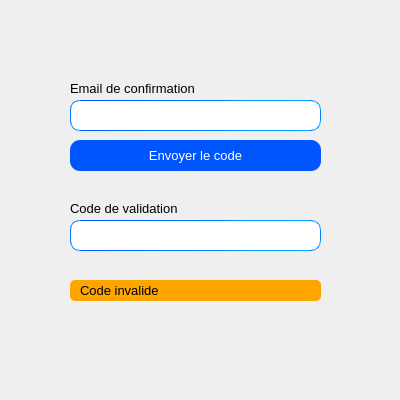
<?xml version="1.0" encoding="UTF-8"?>
<ui version="4.0">
 <class>Form</class>
 <widget class="QWidget" name="Form">
  <property name="geometry">
   <rect>
    <x>0</x>
    <y>0</y>
    <width>400</width>
    <height>400</height>
   </rect>
  </property>
  <property name="minimumSize">
   <size>
    <width>400</width>
    <height>400</height>
   </size>
  </property>
  <property name="maximumSize">
   <size>
    <width>400</width>
    <height>400</height>
   </size>
  </property>
  <property name="baseSize">
   <size>
    <width>400</width>
    <height>400</height>
   </size>
  </property>
  <property name="font">
   <font>
    <pointsize>10</pointsize>
    <bold>false</bold>
   </font>
  </property>
  <property name="windowTitle">
   <string>Confirmation</string>
  </property>
  <property name="styleSheet">
   <string notr="true">QLineEdit{
	border-radius: 10px;
	border: 1px solid qlineargradient(spread:pad, x1:0, y1:0, x2:1, y2:0, stop:0 rgb(0, 85, 255), stop:1 rgb(0, 170, 255));
	padding: 5px 10px;
}

#send_mail{
	border-radius: 10px;
	background-color: rgb(0, 85, 255);
	color: white;
}

#invalid_code{
	background-color: orange;
	padding: 5px 7px;
	border-radius: 5px;
}</string>
  </property>
  <widget class="QLabel" name="label">
   <property name="geometry">
    <rect>
     <x>70</x>
     <y>80</y>
     <width>141</width>
     <height>16</height>
    </rect>
   </property>
   <property name="text">
    <string>Email de confirmation</string>
   </property>
  </widget>
  <widget class="QLineEdit" name="email">
   <property name="geometry">
    <rect>
     <x>70</x>
     <y>100</y>
     <width>251</width>
     <height>31</height>
    </rect>
   </property>
  </widget>
  <widget class="QLabel" name="label_2">
   <property name="geometry">
    <rect>
     <x>70</x>
     <y>200</y>
     <width>121</width>
     <height>16</height>
    </rect>
   </property>
   <property name="text">
    <string>Code de validation</string>
   </property>
  </widget>
  <widget class="QLineEdit" name="code_field">
   <property name="geometry">
    <rect>
     <x>70</x>
     <y>220</y>
     <width>251</width>
     <height>31</height>
    </rect>
   </property>
   <property name="font">
    <font>
     <pointsize>11</pointsize>
     <bold>true</bold>
    </font>
   </property>
   <property name="text">
    <string/>
   </property>
  </widget>
  <widget class="QPushButton" name="send_mail">
   <property name="geometry">
    <rect>
     <x>70</x>
     <y>140</y>
     <width>251</width>
     <height>31</height>
    </rect>
   </property>
   <property name="text">
    <string>Envoyer le code</string>
   </property>
  </widget>
  <widget class="QLabel" name="invalid_code">
   <property name="geometry">
    <rect>
     <x>70</x>
     <y>280</y>
     <width>251</width>
     <height>21</height>
    </rect>
   </property>
   <property name="text">
    <string>Code invalide</string>
   </property>
  </widget>
 </widget>
 <resources/>
 <connections/>
</ui>
